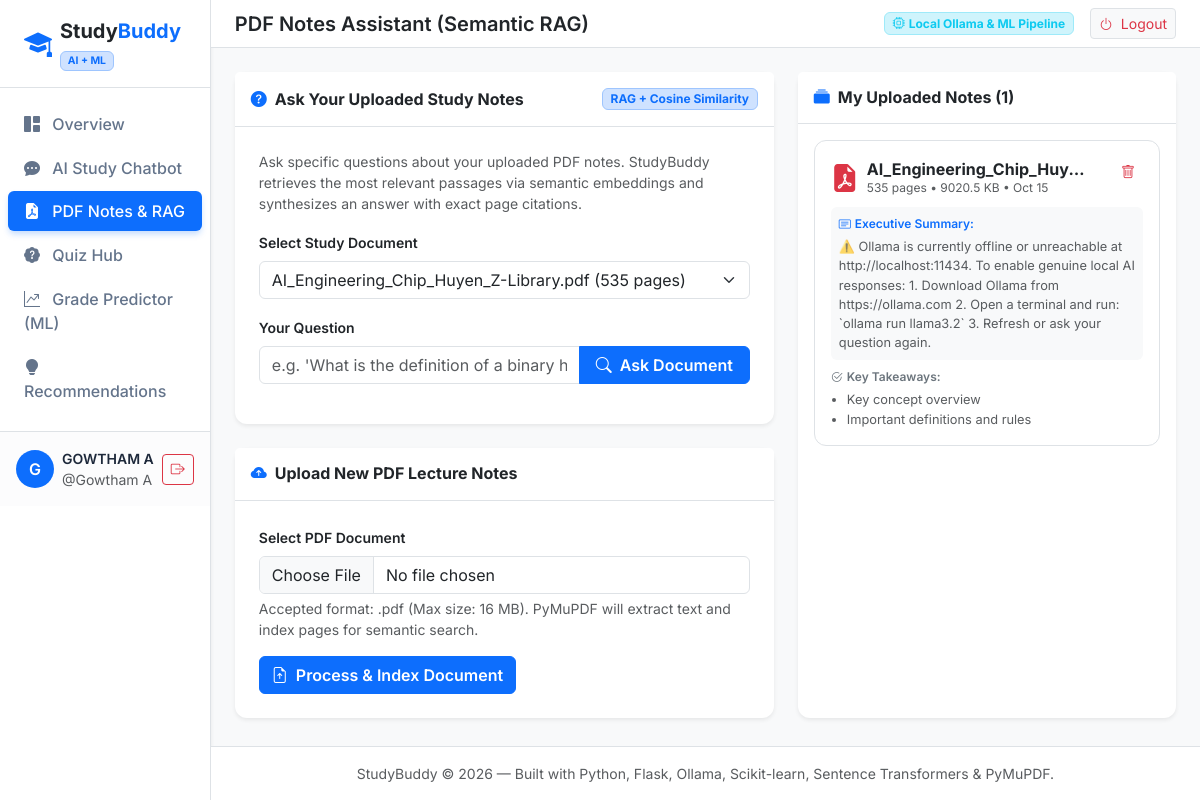
Page /documents (signed in) on the committed database.
### models/document.py (models this page shows, shortened)
class Document(db.Model):
    __tablename__ = "documents"
    id = db.Column(db.Integer, primary_key=True)
    user_id = db.Column(
        db.Integer, db.ForeignKey("users.id"), nullable=False, index=True
    )
    filename = db.Column(db.String(255), nullable=False)
    stored_filename = db.Column(db.String(255), nullable=False, unique=True)
    file_path = db.Column(db.String(500), nullable=False)
    file_size = db.Column(db.Integer, nullable=False, default=0)
    page_count = db.Column(db.Integer, nullable=False, default=0)
    extracted_text = db.Column(db.Text, nullable=True)
    summary = db.Column(db.Text, nullable=True)
    key_points = db.Column(db.Text, nullable=True)  # JSON-encoded list of strings
    chunks_json = db.Column(
        db.Text, nullable=True
    )  # JSON-encoded list of chunk dicts {id, text, page}
    created_at = db.Column(db.DateTime, default=datetime.utcnow)
    user = db.relationship("User", back_populates="documents")
    quizzes = db.relationship("Quiz", back_populates="document", lazy="select")
    def get_key_points(self):
        if not self.key_points:
            return []
        try:
            return json.loads(self.key_points)
        except Exception:
            return [line.strip() for line in self.key_points.split("\n") if line.strip()]

### routes/documents.py (the view)
@documents_bp.route("/documents")
@login_required
def documents_view():
    user = get_current_user()
    docs = Document.query.filter_by(user_id=user.id).order_by(Document.created_at.desc()).all()
    return render_template("documents.html", user=user, documents=docs)

### routes/auth.py (called while the page is built)
def login_required(f):
    @wraps(f)
    def decorated_function(*args, **kwargs):
        if "user_id" not in session:
            if request.is_json or request.path.startswith("/api/"):
                return jsonify({"error": "Authentication required. Please log in."}), 401
            flash("Please log in to access your StudyBuddy account.", "warning")
            return redirect(url_for("auth.login", next=request.url))
        return f(*args, **kwargs)
    return decorated_function

def get_current_user():
    user_id = session.get("user_id")
    if user_id:
        return db.session.get(User, user_id)
    return None

### templates/documents.html (shortened to what this page needs)
{% extends "base.html" %}
{% block page_heading %}PDF Notes Assistant (Semantic RAG){% endblock %}
{% block content %}
<div class="row g-4">
    <div class="col-lg-7">
        <div class="card shadow-sm border-0 mb-4">
            <div class="card-header bg-white border-bottom py-3 d-flex justify-content-between align-items-center">
                <h6 class="mb-0 fw-bold"><i class="bi bi-question-circle-fill text-primary me-2"></i>Ask Your Uploaded Study Notes</h6>
                <span class="badge bg-primary-subtle text-primary border border-primary-subtle">RAG + Cosine Similarity</span>
            </div>
            <div class="card-body p-4">
                <p class="small text-muted mb-3">
                    Ask specific questions about your uploaded PDF notes. StudyBuddy retrieves the most relevant passages via semantic embeddings and synthesizes an answer with exact page citations.
                </p>
                <div class="mb-3">
                    <label for="ragDocSelect" class="form-label small fw-semibold">Select Study Document</label>
                    <select class="form-select" id="ragDocSelect">
                        {% if documents %}
                            {% for doc in documents %}
                                <option value="{{ doc.id }}">{{ doc.filename }} ({{ doc.page_count }} pages)</option>
                            {% endfor %}
                        {% else %}
                            <option value="" disabled selected>No documents uploaded yet. Upload a PDF below.</option>
                        {% endif %}
                    </select>
                </div>
                <div class="mb-3">
                    <label for="ragQuestionInput" class="form-label small fw-semibold">Your Question</label>
                    <div class="input-group">
                        <input type="text" class="form-control" id="ragQuestionInput"
                               placeholder="e.g. 'What is the definition of a binary heap according to these notes?'"
                               {% if not documents %}disabled{% endif %}>
                        <button class="btn btn-primary px-3 fw-semibold" id="ragAskBtn" {% if not documents %}disabled{% endif %}>
                            <i class="bi bi-search me-1"></i> Ask Document
                        </button>
                    </div>
                </div>
            </div>
        </div>
        <div class="card shadow-sm border-0">
            <div class="card-header bg-white border-bottom py-3">
                <h6 class="mb-0 fw-bold"><i class="bi bi-cloud-arrow-up-fill text-primary me-2"></i>Upload New PDF Lecture Notes</h6>
            </div>
            <div class="card-body p-4">
                <form id="uploadDocForm">
                    <div class="mb-3">
                        <label for="pdfFileInput" class="form-label small fw-semibold">Select PDF Document</label>
                        <input class="form-control" type="file" id="pdfFileInput" accept=".pdf" required>
                        <div class="form-text small">Accepted format: .pdf (Max size: 16 MB). PyMuPDF will extract text and index pages for semantic search.</div>
                    </div>
                    <button type="submit" class="btn btn-primary fw-semibold" id="uploadDocBtn">
                        <i class="bi bi-file-earmark-arrow-up me-1"></i> Process &amp; Index Document
                    </button>
                </form>
            </div>
        </div>
    </div>
    <div class="col-lg-5">
        <div class="card shadow-sm border-0 h-100">
            <div class="card-header bg-white border-bottom py-3 d-flex justify-content-between align-items-center">
                <h6 class="mb-0 fw-bold"><i class="bi bi-collection-fill text-primary me-2"></i>My Uploaded Notes ({{ documents|length }})</h6>
            </div>
            <div class="card-body p-3 overflow-auto" style="max-height: 700px;">
                {% if documents %}
                    {% for doc in documents %}
                    <div class="card mb-3 border shadow-none" id="doc-row-{{ doc.id }}">
                        <div class="card-body p-3">
                            <div class="d-flex justify-content-between align-items-start mb-2">
                                <div class="d-flex align-items-center">
                                    <i class="bi bi-file-earmark-pdf-fill text-danger fs-3 me-2"></i>
                                    <div>
                                        <h6 class="mb-0 fw-bold text-truncate" style="max-width: 220px;" title="{{ doc.filename }}">
                                            {{ doc.filename }}
                                        </h6>
                                        <div class="text-muted" style="font-size: 0.75rem;">
                                            {{ doc.page_count }} pages &bull; {{ (doc.file_size / 1024) | round(1) }} KB &bull; {{ doc.created_at.strftime('%b %d') }}
                                        </div>
                                    </div>
                                </div>
                                <button class="btn btn-sm btn-outline-danger border-0 delete-doc-btn"
                                        data-doc-id="{{ doc.id }}" data-doc-name="{{ doc.filename }}" title="Delete Document">
                                    <i class="bi bi-trash"></i>
                                </button>
                            </div>
                            {% if doc.summary %}
                            <div class="p-2 bg-light rounded mt-2">
                                <div class="fw-semibold text-primary" style="font-size: 0.75rem;"><i class="bi bi-card-text me-1"></i>Executive Summary:</div>
                                <p class="small text-muted mb-0 mt-1" style="font-size: 0.8rem;">{{ doc.summary }}</p>
                            </div>
                            {% endif %}
                            {% if doc.get_key_points() %}
                            <div class="mt-2">
                                <div class="fw-semibold text-secondary" style="font-size: 0.75rem;"><i class="bi bi-check2-circle me-1"></i>Key Takeaways:</div>
                                <ul class="small text-muted ps-3 mb-0 mt-1" style="font-size: 0.8rem;">
                                    {% for pt in doc.get_key_points()[:3] %}
                                    <li>{{ pt }}</li>
                                    {% endfor %}
                                </ul>
                            </div>
                            {% endif %}
                        </div>
                    </div>
                    {% endfor %}
                {% else %}
                    <div class="text-center py-5 text-muted">
                        <i class="bi bi-folder-x fs-1 text-secondary"></i>
                        <h6 class="mt-2 fw-semibold">No Documents Uploaded</h6>
                        <p class="small text-muted">Upload a lecture PDF on the left to extract summaries and ask questions.</p>
                    </div>
                {% endif %}
            </div>
        </div>
    </div>
</div>
{% endblock %}

### templates/base.html (shortened to what this page needs)
<!DOCTYPE html>
<html lang="en">
<head>
    <link href="https://cdn.jsdelivr.net/npm/bootstrap@5.3.3/dist/css/bootstrap.min.css" rel="stylesheet">
    <link href="https://cdn.jsdelivr.net/npm/bootstrap-icons@1.11.3/font/bootstrap-icons.min.css" rel="stylesheet">
    <link rel="stylesheet" href="{{ url_for('static', filename='css/style.css') }}">
</head>
<body class="bg-light">
    {% if session.get('user_id') %}
    <div class="d-flex" id="wrapper">
        <aside class="sidebar bg-white border-end shadow-sm" id="sidebar-wrapper">
            <div class="sidebar-heading border-bottom px-4 py-3 d-flex align-items-center justify-content-between">
                <a href="{{ url_for('dashboard.dashboard_view') }}" class="d-flex align-items-center text-decoration-none">
                    <div class="brand-icon me-2">
                        <i class="bi bi-mortarboard-fill text-primary fs-3"></i>
                    </div>
                    <div>
                        <span class="fs-5 fw-bold text-dark">Study<span class="text-primary">Buddy</span></span>
                        <div class="badge bg-primary-subtle text-primary border border-primary-subtle" style="font-size: 0.65rem;">AI + ML</div>
                    </div>
                </a>
            </div>
            <div class="list-group list-group-flush my-3 px-2">
                <a href="{{ url_for('dashboard.dashboard_view') }}"
                   class="list-group-item list-group-item-action py-2 px-3 rounded mb-1 {% if request.endpoint == 'dashboard.dashboard_view' %}active{% endif %}">
                    <i class="bi bi-grid-1x2-fill me-2"></i> Overview
                </a>
                <a href="{{ url_for('chat.chat_view') }}"
                   class="list-group-item list-group-item-action py-2 px-3 rounded mb-1 {% if request.endpoint == 'chat.chat_view' %}active{% endif %}">
                    <i class="bi bi-chat-dots-fill me-2"></i> AI Study Chatbot
                </a>
                <a href="{{ url_for('documents.documents_view') }}"
                   class="list-group-item list-group-item-action py-2 px-3 rounded mb-1 {% if request.endpoint == 'documents.documents_view' %}active{% endif %}">
                    <i class="bi bi-file-earmark-pdf-fill me-2"></i> PDF Notes & RAG
                </a>
                <a href="{{ url_for('quizzes.quizzes_view') }}"
                   class="list-group-item list-group-item-action py-2 px-3 rounded mb-1 {% if 'quizzes' in request.endpoint %}active{% endif %}">
                    <i class="bi bi-patch-question-fill me-2"></i> Quiz Hub
                </a>
                <a href="{{ url_for('predict.predict_view') }}"
                   class="list-group-item list-group-item-action py-2 px-3 rounded mb-1 {% if request.endpoint == 'predict.predict_view' %}active{% endif %}">
                    <i class="bi bi-graph-up-arrow me-2"></i> Grade Predictor (ML)
                </a>
                <a href="{{ url_for('recommendations.recommendations_view') }}"
                   class="list-group-item list-group-item-action py-2 px-3 rounded mb-1 {% if request.endpoint == 'recommendations.recommendations_view' %}active{% endif %}">
                    <i class="bi bi-lightbulb-fill me-2"></i> Recommendations
                </a>
            </div>
            <div class="sidebar-footer mt-auto p-3 border-top bg-light-subtle">
                <div class="d-flex align-items-center">
                    <div class="avatar-circle bg-primary text-white me-2">
                        {{ session.get('full_name', 'Student')[0] | upper }}
                    </div>
                    <div class="flex-grow-1 overflow-hidden">
                        <div class="fw-semibold text-truncate small">{{ session.get('full_name', 'Student') }}</div>
                        <div class="text-muted small text-truncate">@{{ session.get('username', 'student') }}</div>
                    </div>
                    <a href="{{ url_for('auth.logout') }}" class="btn btn-sm btn-outline-danger ms-2" title="Log out">
                        <i class="bi bi-box-arrow-right"></i>
                    </a>
                </div>
            </div>
        </aside>
        <div id="page-content-wrapper" class="flex-grow-1 d-flex flex-column min-vh-100">
            <nav class="navbar navbar-expand-lg navbar-light bg-white border-bottom px-4 py-2 sticky-top">
                <div class="d-flex align-items-center">
                    <h5 class="mb-0 fw-semibold text-dark">{% block page_heading %}Student Portal{% endblock %}</h5>
                </div>
                <div class="ms-auto d-flex align-items-center gap-3">
                    <span class="badge bg-info-subtle text-info border border-info-subtle d-none d-sm-inline-flex align-items-center">
                        <i class="bi bi-cpu me-1"></i> Local Ollama & ML Pipeline
                    </span>
                    <a href="{{ url_for('auth.logout') }}" class="btn btn-sm btn-light border text-danger">
                        <i class="bi bi-power me-1"></i> Logout
                    </a>
                </div>
            </nav>
            <main class="container-fluid p-4 flex-grow-1">
                {% block content %}{% endblock %}
            </main>
            <footer class="bg-white border-top py-3 text-center text-muted small mt-auto">
                StudyBuddy &copy; 2026 &mdash; Built with Python, Flask, Ollama, Scikit-learn, Sentence Transformers &amp; PyMuPDF.
            </footer>
        </div>
    </div>
    {% endif %}
</body>
</html>

### static/css/style.css (style rules this page uses)
:root { --primary-blue: #0d6efd; --primary-blue-dark: #0a58ca; --primary-blue-light: #e7f1ff; --accent-blue: #0284c7; --surface-white: #ffffff; --bg-light: #f8fafc; --border-color: #e2e8f0; --text-primary: #1e293b; --text-secondary: #64748b; --radius-md: 0.5rem; --radius-lg: 0.75rem; }
body { font-family: 'Inter', -apple-system, BlinkMacSystemFont, "Segoe UI", Roboto, sans-serif; color: var(--text-primary); background-color: var(--bg-light); -webkit-font-smoothing: antialiased; }
#sidebar-wrapper { width: 260px; min-height: 100vh; transition: all 0.25s ease-in-out; }
.sidebar-heading { background-color: #ffffff; }
.list-group-item { border: none; color: var(--text-secondary); font-weight: 500; transition: all 0.2s ease; }
.list-group-item.active { background-color: var(--primary-blue); color: #ffffff; box-shadow: 0 4px 6px -1px rgba(13, 110, 253, 0.25); }
.avatar-circle { width: 38px; height: 38px; border-radius: 50%; display: flex; align-items: center; justify-content: center; font-weight: 600; }
.card { border: 1px solid var(--border-color); border-radius: var(--radius-lg); background-color: var(--surface-white); transition: transform 0.2s ease, box-shadow 0.2s ease; }

### rows in the picture
Document: filename "AI_Engineering_Chip_Huy…", page_count "535", (doc.file_size/1024)|round(1) "9020.5", created_at "Oct 15", summary "⚠️ Ollama is currently offline or unreachable at http://localhost:11434. To enable genuine local AI responses: 1. Download Ollama from https://ollama.com 2. Open a terminal and run: `ollama run llama3.2` 3. Refresh or ask your question again.", 3 "Key concept overview" "Important definitions and rules"

### other values in the picture
{{ session.get('full_name', 'Student')[0] | upper }} "G"
{{ session.get('full_name', 'Student') }} "GOWTHAM A"
{{ session.get('username', 'student') }} "Gowtham A"
{{ documents|length }} "1"
form field value "AI_Engineering_Chip_Huyen_Z-Library.pdf (535 pages)"
